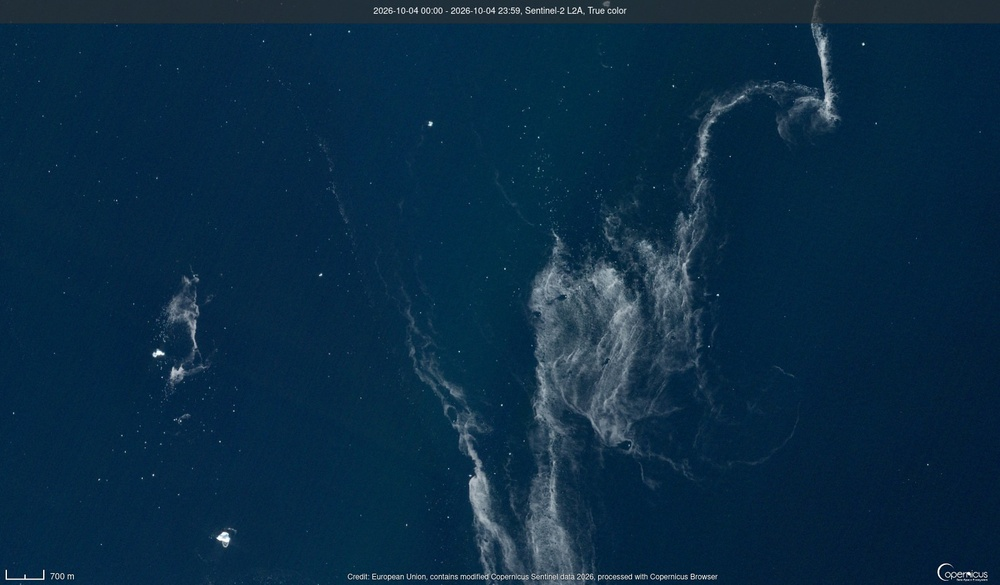
#> input picture Lab 1/ocean.jpg, 1000 x 585 px, shrunk from 1598 x 935 before the run, found by its file name
$ jupyter execute algebra_results.ipynb
#> lines starting #> are read from the running program, lines starting #| are printed output that depends on the picture
# Introduction to Linear Algebra and the world of probablitites

In this work-sheet, we shall do two activities. First of all we shall check the power of SVD. Then we shall check how may we generate data from an arbitrary distribution (given that we have the ability to generate data from a uniform distribution).

## Singular Value Decomposition
Lets load an image and try to do it's SVD.

Please note the way to access an image from your Google drive. Change the code accordingly (and load an image in your Google drive) to access to your own image!

Mark that we shall be using PIL's Image library, a useful set of powerful algorithms for image processing.

[cell 1]
import matplotlib.pyplot as plt
import numpy as np
import time

from PIL import Image

[cell 2]
# Load the Drive helper and mount
from google.colab import drive
drive.mount('/content/drive')

Lets load the image and convert that to a gray-scale version (so that we can treat it just like a 2D matrix). What will happen if its not gray-scale?

> <b>ANSWER</b>
>
> The image will be a 3D object, because apart from height and width it will have depth, which will consits of 3 values (for RGB), thus an error will be raised when trying to create a matrix from it.

Mark how we have used the command $matrix$ to generate a matrix from the image!

[cell 3]
img = Image.open("/content/drive/My Drive/Machine Learning/Lab 1/ocean.jpg")
#> img is the input picture: PIL image 1000x585 RGB; mean R, G, B 10.5, 43.8, 68.7
imggray = img.convert('L')
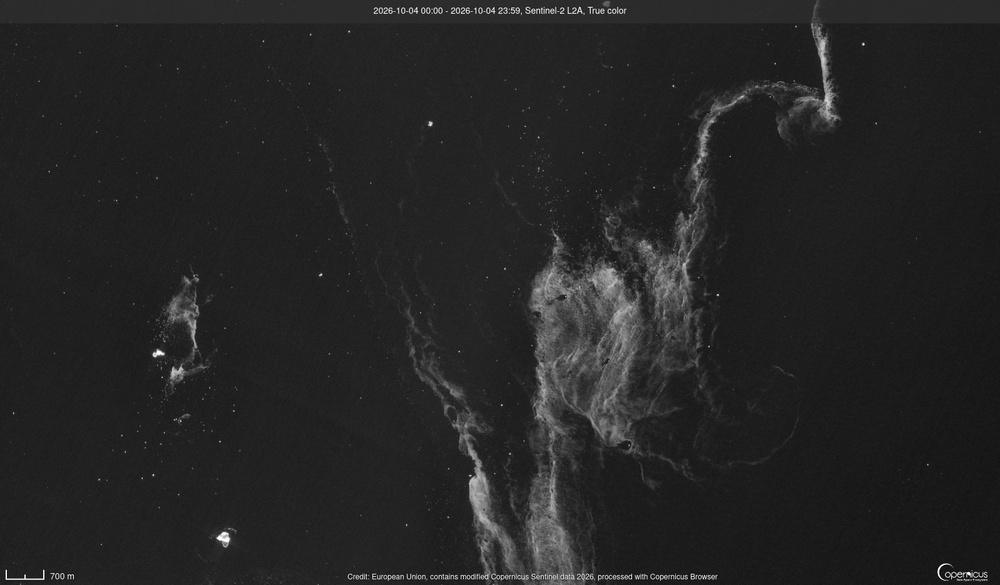
#> imggray: PIL image 1000x585 L; min 2, max 254, mean 36.7

[cell 4]
imgmat = np.array(list(imggray.getdata(band=0)), float)
imgmat.shape = (imggray.size[1], imggray.size[0])
imgmat = np.matrix(imgmat)
plt.figure(figsize=(9,6))
plt.imshow(imgmat, cmap='gray')

###SVD

We can directly use the $svd$ command from Numpy to operate SVD on the matrix.

Lets first check how the image will look if we only use a single vector to reconstruct the image.

[cell 5]
U, sigma, V = np.linalg.svd(imgmat)
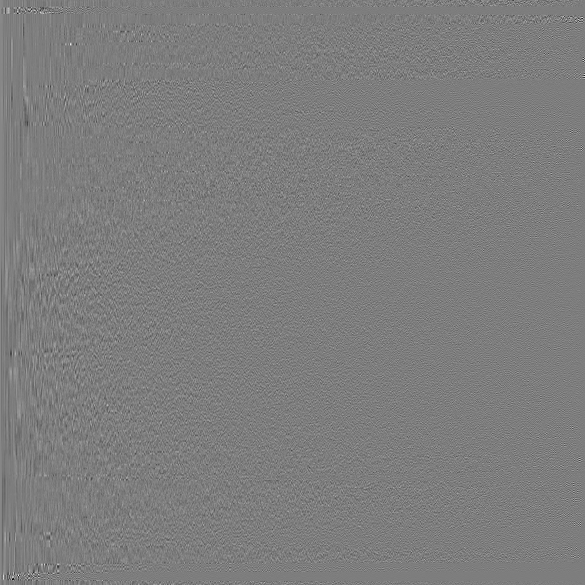
#> U: shape (585, 585) float64; min -0.526, max 0.541, mean 7.27e-05; drawn with min black and max white
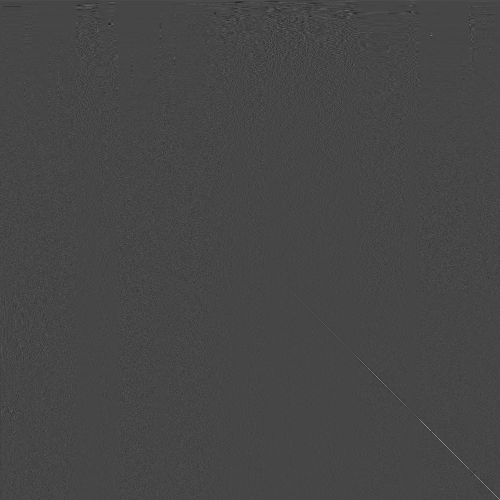
#> V: shape (1000, 1000) float64 (shown at 1/2 size); min -0.301, max 0.791, mean 4.07e-05; drawn with min black and max white
#> sigma = 585 values, max 29107.4 at index 0, min 6.5 at index 584, mean 257.7
reconstimg = np.matrix(U[:, :1]) * np.diag(sigma[:1]) * np.matrix(V[:1, :])
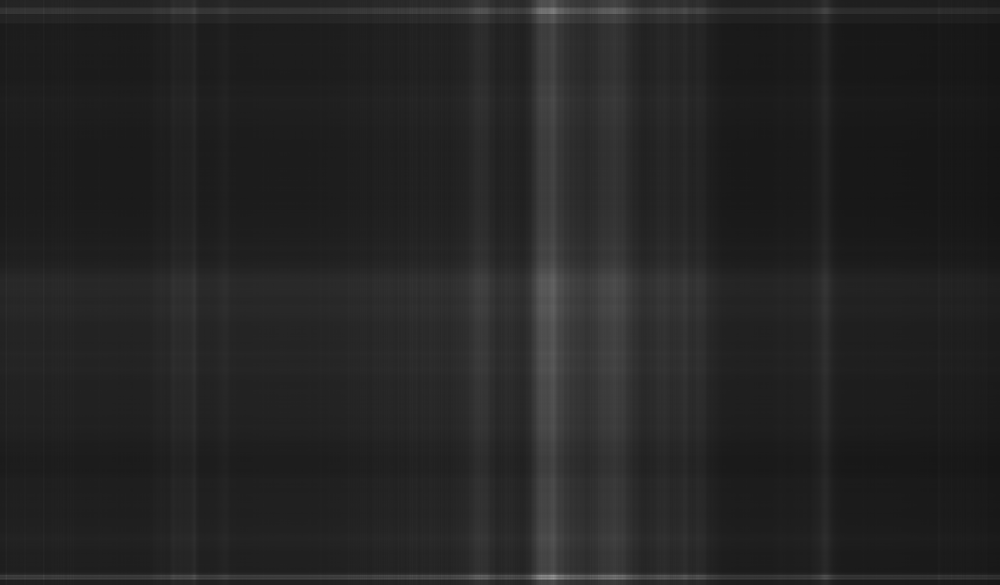
#> reconstimg: shape (585, 1000) float64; min 21.74, max 152.2, mean 36.6
plt.imshow(reconstimg, cmap='gray');

Now lets check how does the sigma vector look like.

What do you observe? How many vecotrs can we use to get a decent reconstruction of the image?
What will happen if we omit the first 1-2 vectors (corresponding to the largest eigen values)?

> <b>ANSWER</b>
>
> - A plot with very high values at the beginning with a sudden drop right after, after wich values stay very low. The first values are highest because they correspond to the most impactful eigenvalues, capturing the most prominent features of the image.
> - Depends on the image and the needed level of detail for it to become recognisable.
> - The constrast of the image quickly decreases and details start to blend in with each other, because the skipped eigenvalues are the ones containing the greatest amount of information.

[cell 6]
U.shape
sigma.shape
plt.plot(sigma)
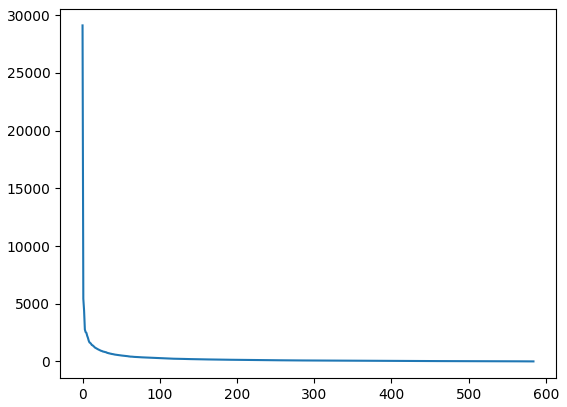
#> figure drawn by matplotlib, 1 panel; curve peaks at x = 0, y = 29107.4

[cell 7]
i = 40
j = 0
reconstimg = np.matrix(U[:, j:i]) * np.diag(sigma[j:i]) * np.matrix(V[j:i, :])
plt.imshow(reconstimg, cmap='gray');
